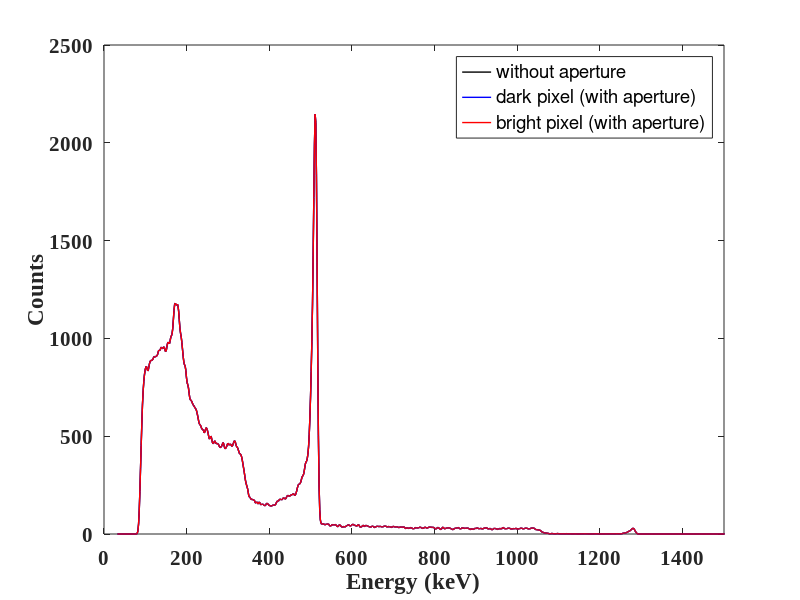

Reproduce this figure in MATLAB.
%% correted spectrum and raw spectrum
clear;
spectrum = load('naked_smooth_depth_correction_energy_calibrated_spectrum.txt');
corrected_spectrum=spectrum(66, 4:2:2002);
% original_spectrum=data(:,2);
% selected_spectrum=data(:,3);
x = spectrum(66, 3:2:2002);
figure
plot(x, corrected_spectrum,"LineWidth",1,"Color",'black');
xlim([0, 1500]);
ylim([0, 2500]);
hold on
plot(x, corrected_spectrum,"LineWidth",1,"Color",'b');
hold on
plot(x, corrected_spectrum,"LineWidth",1,"Color",'r');
legend(gca,"without aperture","dark pixel (with aperture)","bright pixel (with aperture)",'Interpreter','none');
xlabel('Energy (keV)','FontWeight','bold','FontName','Times New Roman','FontSize',10);
ylabel('Counts','FontWeight','bold','FontName','Times New Roman','FontSize',10);
set(gca,'FontName','Times New Roman','FontSize',15,'FontWeight','bold');